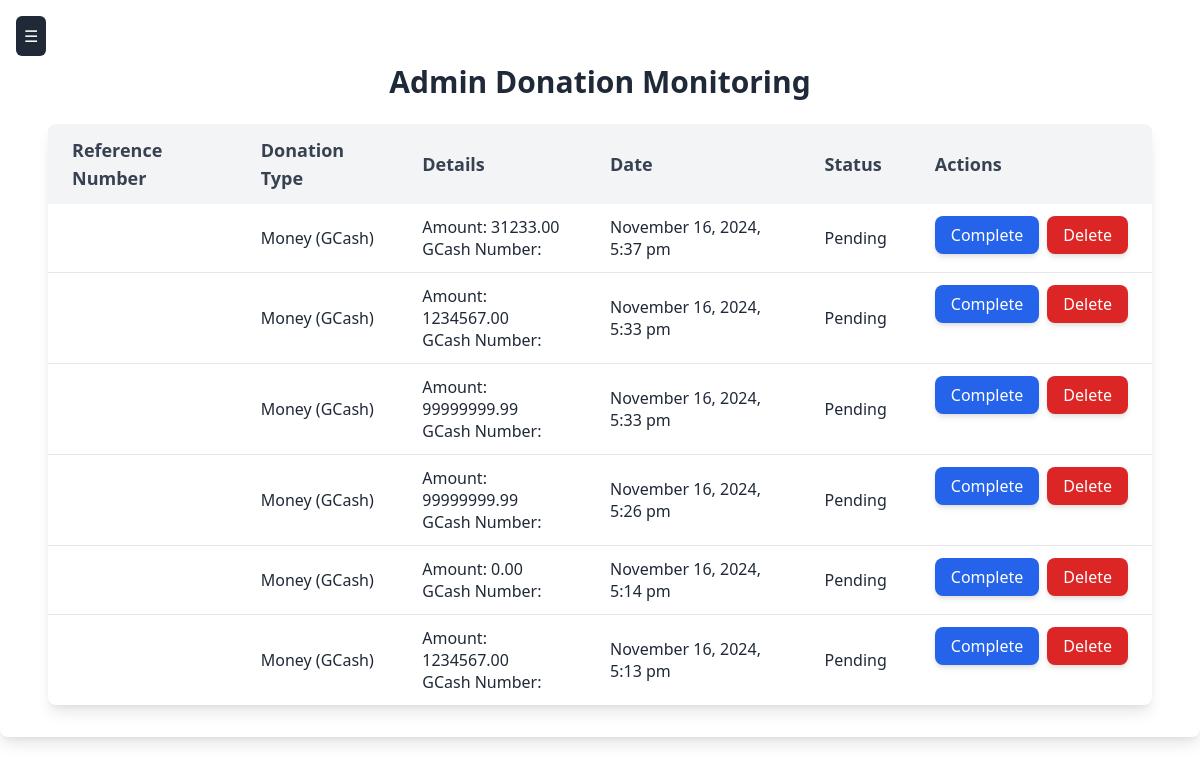
The app's page /admins/AdminMonitorDonations.php with its own data.
### tables this page shows
CREATE TABLE `donations` (
  `donation_id` int(11) NOT NULL,
  `user_id` int(11) NOT NULL,
  `donation_type` enum('money','items') NOT NULL,
  `donation_amount` decimal(10,2) DEFAULT NULL,
  `items_donated` text DEFAULT NULL,
  `payment_method` enum('creditCard','paypal','bankTransfer') DEFAULT NULL,
  `contact` varchar(255) NOT NULL,
  `created_at` timestamp NOT NULL DEFAULT current_timestamp()
);

### admins/AdminMonitorDonations.php (the view, shortened to what this page needs)
<?php
include '../database.php';
$donations = [];
$query = "SELECT * FROM donations ORDER BY created_at DESC";
$stmt = $conn->prepare($query);
$stmt->execute();
$result = $stmt->get_result();
while ($row = $result->fetch_assoc()) {
    $donations[] = $row;
}
?>
<?php include 'sidebar.php' ?>
<div class="w-full h-screen flex justify-center items-start pt-8">
  <div class="max-w-screen-xl w-full px-6 md:px-12 py-8 bg-white shadow-lg rounded-lg">
    <h2 class="text-3xl font-semibold text-center text-gray-800 mb-6">Admin Donation Monitoring</h2>
    <div class="overflow-x-auto bg-white shadow-lg rounded-lg">
      <table class="min-w-full table-auto">
        <thead class="bg-gray-100">
          <tr>
            <th class="py-3 px-6 text-left text-lg font-semibold text-gray-700">Reference Number</th>
            <th class="py-3 px-6 text-left text-lg font-semibold text-gray-700">Donation Type</th>
            <th class="py-3 px-6 text-left text-lg font-semibold text-gray-700">Details</th>
            <th class="py-3 px-6 text-left text-lg font-semibold text-gray-700">Date</th>
            <th class="py-3 px-6 text-left text-lg font-semibold text-gray-700">Status</th>
            <th class="py-3 px-6 text-left text-lg font-semibold text-gray-700">Actions</th>
          </tr>
        </thead>
        <tbody class="divide-y divide-gray-200">
          <?php foreach ($donations as $donation): ?>
            <tr class="hover:bg-gray-50">
              <td class="py-3 px-6 text-gray-800"><?= htmlspecialchars($donation['reference_number']) ?></td>
              <td class="py-3 px-6 text-gray-800">
                <?= htmlspecialchars(ucfirst($donation['donation_type'] === 'money' ? 'Money (GCash)' : 'Items')) ?>
              </td>
              <td class="py-3 px-6 text-gray-800">
                <?php if ($donation['donation_type'] === 'money'): ?>
                  Amount: <?= htmlspecialchars($donation['donation_amount']) ?><br>
                  GCash Number: <?= htmlspecialchars($donation['gcash_number']) ?>
                <?php else: ?>
                 <?= htmlspecialchars($donation['item_details'] ?? 'No details provided') ?>
                <?php endif; ?>
              </td>
              <td class="py-3 px-6 text-gray-800"><?= date('F j, Y, g:i a', strtotime($donation['created_at'])) ?></td>
              <td class="py-3 px-6 text-gray-800">
                <?= htmlspecialchars($donation['status'] ?? 'Pending') ?>
              </td>
              <td class="py-3 px-6 space-y-2 flex flex-col sm:space-y-0 sm:space-x-2 sm:flex-row">
                <?php if (($donation['status'] ?? 'Pending') !== 'Complete'): ?>
                  <button type="button"
                          onclick="window.location.href='?complete=<?= urlencode($donation['reference_number']) ?>';"
                          class="inline-block text-white bg-blue-600 hover:bg-blue-700 py-2 px-4 rounded-lg shadow-md transition duration-200 transform hover:scale-105 focus:outline-none focus:ring-2 focus:ring-blue-500">
                          Complete
                  </button>
                <?php endif; ?>
                <button type="button"
                        onclick="if (confirm('Are you sure you want to delete this donation?')) { window.location.href='?delete=<?= urlencode($donation['reference_number']) ?>'; }"
                        class="inline-block text-white bg-red-600 hover:bg-red-700 py-2 px-4 rounded-lg shadow-md transition duration-200 transform hover:scale-105 focus:outline-none focus:ring-2 focus:ring-red-500">
                        Delete
                </button>
              </td>
            </tr>
          <?php endforeach; ?>
        </tbody>
      </table>
    </div>
  </div>
</div>
<link href="https://cdn.jsdelivr.net/npm/tailwindcss@2.2.19/dist/tailwind.min.css" rel="stylesheet">

### admins/sidebar.php (shortened to what this page needs)
<button id="toggle-sidebar" class="fixed top-4 left-4 z-60 text-white bg-gray-800 p-2 rounded-md hover:bg-gray-700">
    ☰
</button>

### records on screen
donations: donation_type "Money (GCash)", donation_amount "31233.00", created_at "November 16, 2024, 5:37 pm", status "Pending"
donations: donation_type "Money (GCash)", donation_amount "1234567.00", created_at "November 16, 2024, 5:33 pm", status "Pending"
donations: donation_type "Money (GCash)", donation_amount "99999999.99", created_at "November 16, 2024, 5:33 pm", status "Pending"
donations: donation_type "Money (GCash)", donation_amount "99999999.99", created_at "November 16, 2024, 5:26 pm", status "Pending"
donations: donation_type "Money (GCash)", donation_amount "0.00", created_at "November 16, 2024, 5:14 pm", status "Pending"
donations: donation_type "Money (GCash)", donation_amount "1234567.00", created_at "November 16, 2024, 5:13 pm", status "Pending"
